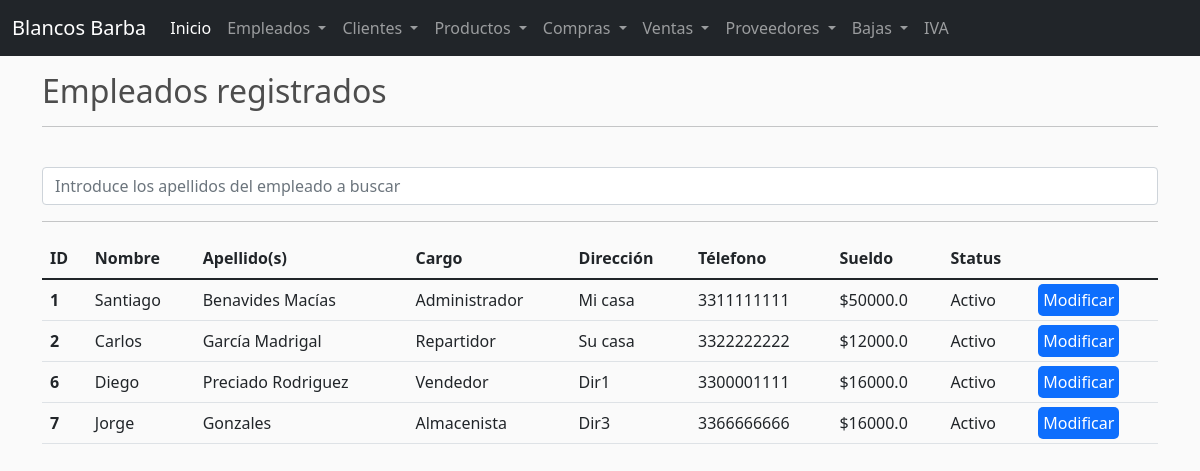
/emps/, run on the app's committed database.
### barba/models.py (models this page shows, shortened)
class Empleado(models.Model):
    nombre = models.CharField(max_length=50,null=True)
    apellidos = models.CharField(max_length=50,null=True)
    sueldo = models.FloatField(null=True)
    cargo = models.CharField(max_length=50,null=True)
    direccion = models.CharField(max_length=50,null=True)
    status = models.CharField(max_length=50,null=True,blank=True)
    password = models.CharField(max_length=50,null=True)
    telefono = models.CharField(max_length=50,null=True)

### barba/views.py (the view)
# urls.py: path('emps/',views.emps, name='emps'),
def emps(request):
    if request.method == 'POST':
        empleados = Empleado.objects.filter(apellidos__contains=request.POST['searched'])
        flag = 1 if len(empleados) > 0 else 2
    else:
        empleados = Empleado.objects.all()
        flag = 0
    context = {
        'empleados': empleados,
        'flag': flag,
    }
    return render(request, 'emps.html', context)

### barba/templates/emps.html (shortened to what this page needs)
{% extends 'base.html' %}
{% block content %}
<div class="container">
    <h2>Empleados registrados</h2>
    <hr>
    <form class="form-inline" method="POST" action="{% url 'emps' %}">
        <br>
        <input class="form-control mr-sm-2" type="search" placeholder="Introduce los apellidos del empleado a buscar" aria-label="Search" name="searched" value="{{ searched }}">
    </form>
    <hr>
    <table class="table">
        <thead>
            <tr>
                <th scope="col">ID</th>
                <th scope="col">Nombre</th>
                <th scope="col">Apellido(s)</th>
                <th scope="col">Cargo</th>
                <th scope="col">Dirección</th>
                <th scope="col">Télefono</th>
                <th scope="col">Sueldo</th>
                <th scope="col">Status</th>
            </tr>
        </thead>
        <tbody>
            {% for emp in empleados %}
                <tr>
                    <th scope="col">{{emp.id}}</th>
                    <td>{{emp.nombre}}</td>
                    <td>{{emp.apellidos}}</td>
                    <td>{{emp.cargo}}</td>
                    <td>{{emp.direccion}}</td>
                    <td>{{emp.telefono}}</td>
                    <td>${{emp.sueldo}}</td>
                    <td>{{emp.status}}</td>
                    <td><a style="padding: 5px; background-color: #0d6efd; border-radius: 5px; color: white; text-decoration: none;" href="/memp/{{emp.id}}">Modificar</a></td>
                </tr>
            {% endfor %}
        </tbody>
    </table>
</div>
{% endblock %}

### static/main.css (style rules this page uses)
body { background-color: hsl(0, 0%, 98%); }
h1,h2,h3,h4,h5,h6 { color:hsl(0, 0%, 30%); }

### data on the page
Empleado: id "1", nombre "Santiago", apellidos "Benavides Macías", cargo "Administrador", direccion "Mi casa", telefono "3311111111", sueldo "50000.0", status "Activo"
Empleado: id "2", nombre "Carlos", apellidos "García Madrigal", cargo "Repartidor", direccion "Su casa", telefono "3322222222", sueldo "12000.0", status "Activo"
Empleado: id "6", nombre "Diego", apellidos "Preciado Rodriguez", cargo "Vendedor", direccion "Dir1", telefono "3300001111", sueldo "16000.0", status "Activo"
Empleado: id "7", nombre "Jorge", apellidos "Gonzales", cargo "Almacenista", direccion "Dir3", telefono "3366666666", sueldo "16000.0", status "Activo"
